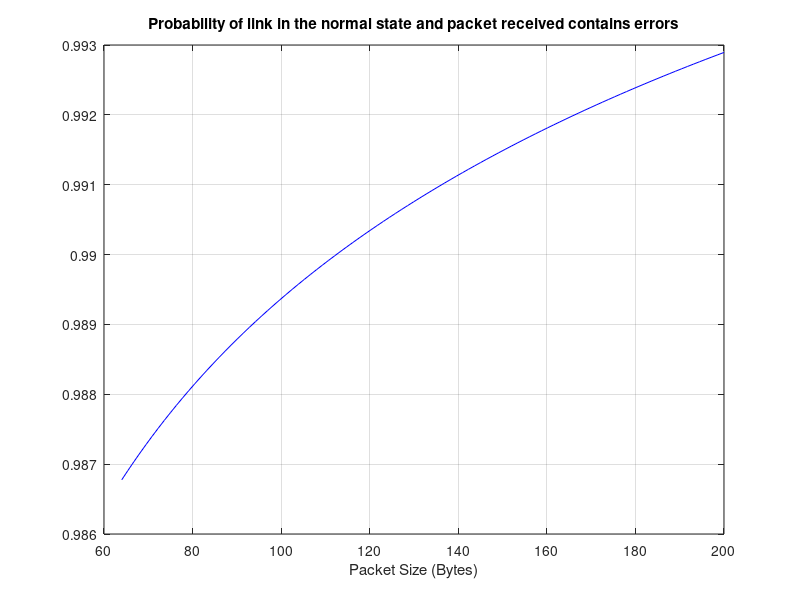
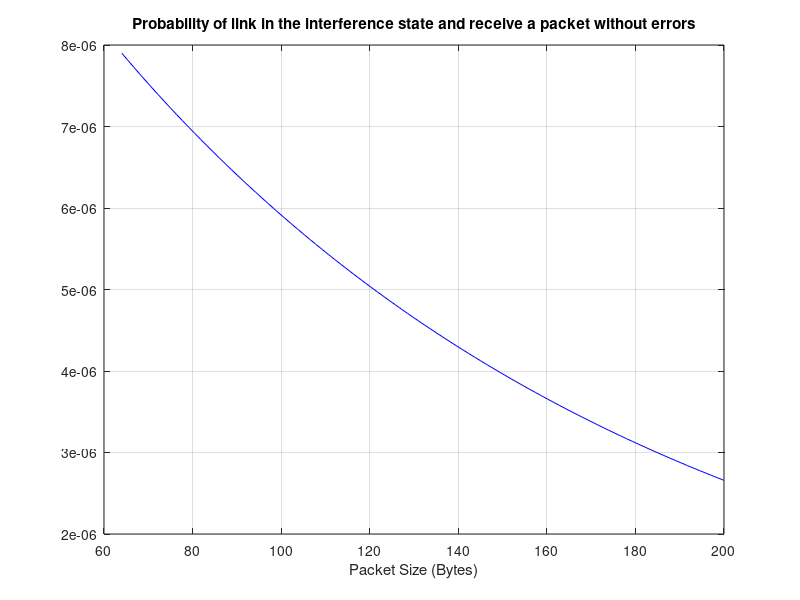
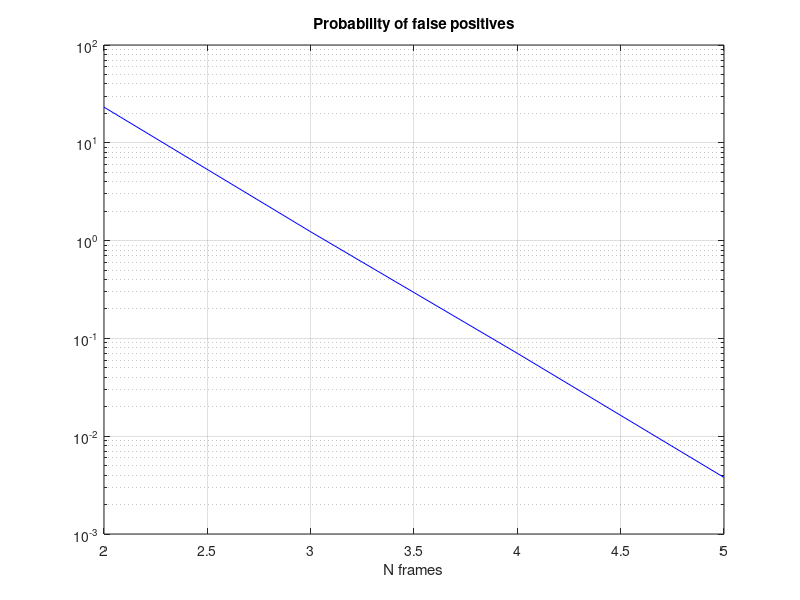
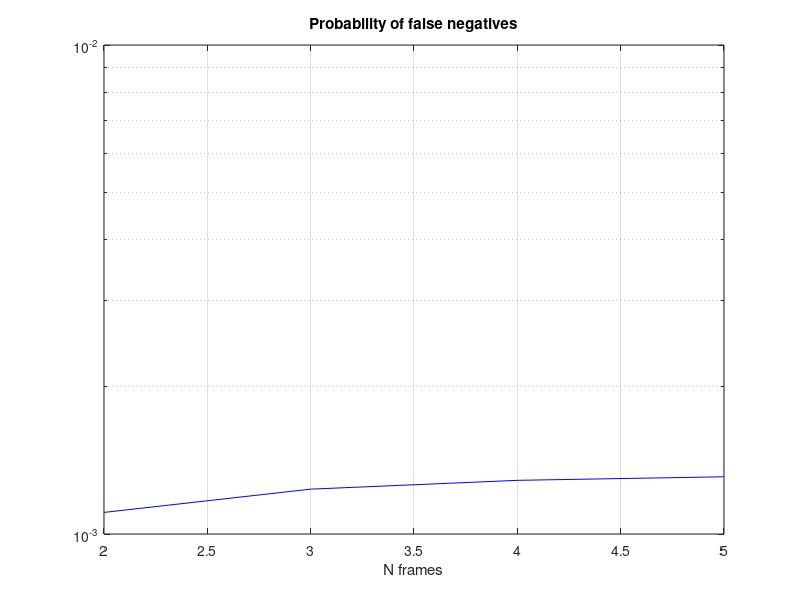

Source code (MATLAB) for these figures, in order:
% a)
denominador = (1 + (5) + ((5)*(50/2)) + ((5)*(50/2)*(200/5)) + ((5)*(50/2)*(200/5)*(600/8)));
 
 s2 = 1 / denominador;
 s3 = (5) / denominador;
 s4 = ((5)*(50/2)) / denominador; 
 s5 = ((5)*(50/2)*(200/5)) / denominador;
 s6 = ((5)*(50/2)*(200/5)*(600/8)) / denominador;
 
 % prob interference
 int = s2 + s3
 % prob normal state
 normal = s4 + s5 + s6
 
 %%
 % b)
 % avg ber interference state
 interBer = [10^-3 10^-2];
 interStates = [s3  s2]; 
 avgBerInter = sum(interStates .* interBer) / int
 
 % avg ber normal state
 normalBer = [10^-6 10^-5 10^-4];
 normalStates = [s6 s5 s4];
 avgBerNormal = sum(normalStates .* normalBer) / normal
 
 %%
 % c)
 % calc prob de o pacote ter erros em cada estado
    
 % 1 ou mais erros = 1 - f(0)
 
 % n -> numero de bytes
 % p -> error rate
 % f -> probabilidade em cada estado
 
 n = linspace(64, 200);
 n = n*8;
 
 p = 10^-6;
 f6 = (1 - (1 * p^0 * (1-p).^(n-0))) * 100;
 
 p = 10^-5;
 f5 = (1 - (1 * p^0 * (1-p).^(n-0))) * 100;
 
 p = 10^-4;
 f4 = (1 - (1 * p^0 * (1-p).^(n-0))) * 100;
 
 p = 10^-3;
 f3 = (1 - (1 * p^0 * (1-p).^(n-0))) * 100;
 
 p = 10^-2;
 f2 = (1 - (1 * p^0 * (1-p).^(n-0))) * 100; 
 
 prob_normal_w_errors = (s4*f4 + s5*f5 + s6*f6) ./ (s2*f2 + s3*f3 + s4*f4 + s5*f5 + s6*f6);
 
 figure(1)
 plot(n/8, prob_normal_w_errors, 'b-')
 title('Probability of link in the normal state and packet received contains errors')
 xlabel('Packet Size (Bytes)')
 grid on
 
 %%
 % d)
 
 p = 10^-6;
 f6 = (1 * p^0 * (1-p).^(n-0)) * 100;
 
 p = 10^-5;
 f5 = (1 * p^0 * (1-p).^(n-0)) * 100;
 
 p = 10^-4;
 f4 = (1 * p^0 * (1-p).^(n-0)) * 100;
 
 p = 10^-3;
 f3 = (1 * p^0 * (1-p).^(n-0)) * 100;
 
 p = 10^-2;
 f2 = (1 * p^0 * (1-p).^(n-0)) * 100;
 
 prob_int_no_errors = (s2*f2 + s3*f3) ./ (s2*f2 + s3*f3 + s4*f4 + s5*f5 + s6*f6);
 
 figure(2)
 yy = [0 9];
 plot(n/8, prob_int_no_errors, 'b-')
 title('Probability of link in the interference state and receive a packet without errors')
 xlabel('Packet Size (Bytes)')
 grid on
 
 
 %%
 % 5
 
 % a)
 b = 64*8;
 
 n = linspace(2,5,4);
 
 errorRate = [10^-6 10^-5 10^-4 10^-3 10^-2];
 
 f6 = (1 - (1 * errorRate(1)^0 * (1-errorRate(1))^(b-0))).^n;
 
 f5 = (1 - (1 * errorRate(2)^0 * (1-errorRate(2))^(b-0))).^n;
 
 f4 = (1 - (1 * errorRate(3)^0 * (1-errorRate(3))^(b-0))).^n;
 
 f3 = (1 - (1 * errorRate(4)^0 * (1-errorRate(4))^(b-0))).^n; 
 
 f2 = (1 - (1 * errorRate(5)^0 * (1-errorRate(5))^(b-0))).^n;
 
 prob_false_positives = (s4*f4 + s5*f5 + s6*f6) ./ (s2*f2 + s3*f3 + s4*f4 + s5*f5 + s6*f6) * 100;
 
 figure(3)
 semilogy(n, prob_false_positives, 'b-')
 title('Probability of false positives')
 xlabel('N frames')
 grid on
 
 %%
 % b)
 % prob de pelos menos 1 pacote sem erros = 1 - prob de todos terem erros
 n = linspace(2,5,4);
 b = 64*8;
 errorRate = [10^-6 10^-5 10^-4 10^-3 10^-2];
 
 f6 = (1 - (1 - (1 * 1 * (1-errorRate(1))^(b-0))).^n);
 f5 = (1 - (1 - (1 * 1 * (1-errorRate(2))^(b-0))).^n);
 f4 = (1 - (1 - (1 * 1 * (1-errorRate(3))^(b-0))).^n);
 f3 = (1 - (1 - (1 * 1 * (1-errorRate(4))^(b-0))).^n);
 f2 = (1 - (1 - (1 * 1 * (1-errorRate(5))^(b-0))).^n);
 
 prob_false_negatives = (s2*f2 + s3*f3) ./ (s2*f2 + s3*f3 + s4*f4 + s5*f5 + s6*f6);
 
 figure(4)
 semilogy(n, prob_false_negatives * 100, 'b-')
 title('Probability of false negatives')
 xlabel('N frames')
 grid on
 
 
